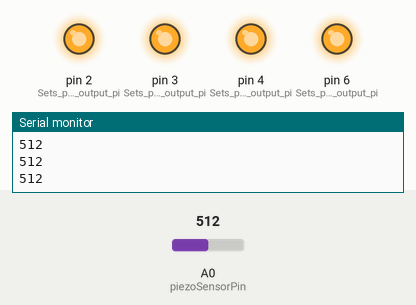
Simulated run of this sketch. Board: Arduino Uno, built with avr-gcc and run on an emulated ATmega328P. Shown: output pins drawn as LEDs (lit = HIGH), the last lines printed to the serial monitor. The inputs (shaded band) are chosen by the test bench; at power-on: A0 (piezoSensorPin) = 512.

Above: at 1.2 s.
1.3 s: A0 (piezoSensorPin) set to 482
At 1.8 s:
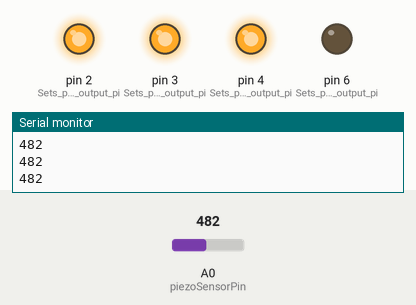
2.8 s: A0 (piezoSensorPin) set to 307
4.3 s: A0 (piezoSensorPin) set to 290
At 5.3 s:
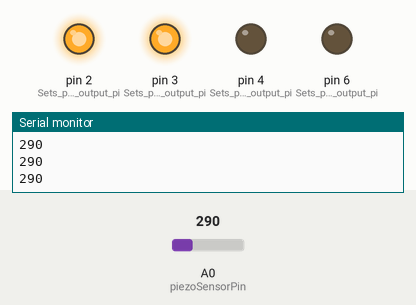
5.8 s: A0 (piezoSensorPin) set to 209
7.3 s: A0 (piezoSensorPin) set to 185
At 7.6 s:
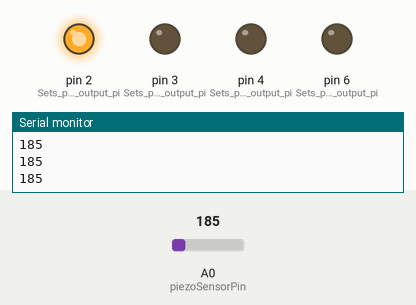
8.8 s: A0 (piezoSensorPin) set to 306
At 10.1 s:
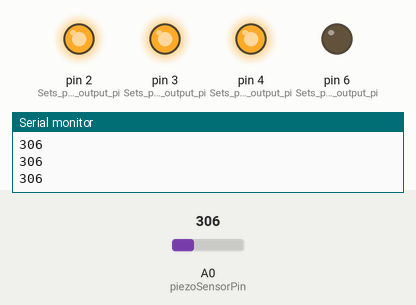
Timing chart, 0 to 11.3 s (numbered marks = the images above; inputs shaded):
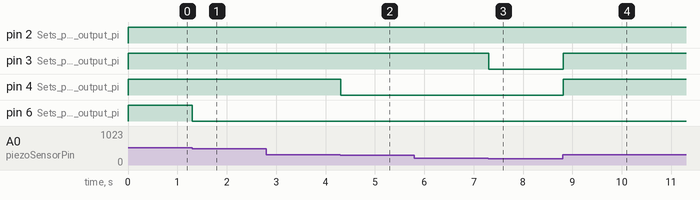

The sketch:

Headlight_Systems_-_Proof_of_Concept.ino
```cpp
//CS - Headlight System Proof-of-Concept
//Victoria Rea Vastis

//Variables:
//These constants won't change!

const int piezoSensorPin = A0; //Defines A0 as the input pin for the piezo electri sensor

void setup() {
  // put your setup code here, to run once:
  Serial.begin(9600); //Serial.begin - opens up a connection between the computer and arduino
                     //Allows me to see the analog inputs from the sensor
                     //9600 is the speed in bits/s

  pinMode(2, OUTPUT); //Sets pin 2 as a output pin
  pinMode(3, OUTPUT); //Sets pin 3 as a output pin
  pinMode(4, OUTPUT); //Sets pin 4 as a output pin
  pinMode(6, OUTPUT); //Sets pin 6 as a output pin

}

void loop() {
  // put your main code here, to run repeatedly:
  int piezoVoltage = analogRead(piezoSensorPin); //Reads analog values from piezo sensor pin
  Serial.println(piezoVoltage); //prints analog signal to serial monitor

// ON/OFF VARIANT
// If the piezo sensor generates a voltage --> Turn LEDs on
  // if (piezoVoltage > 200) {
  //   digitalWrite(2,HIGH);
  //   digitalWrite(3,HIGH);
  //   digitalWrite(4,HIGH);
  //   digitalWrite(6,LOW);
  // }

  // else {
  //   digitalWrite(2,LOW);
  //   digitalWrite(3,LOW);
  //   digitalWrite(4,LOW);
  //   digitalWrite(6,HIGH); //Indicates no voltage change has been detected
  // }
// MORE VOLTAGE = MORE LIGHTS VARIANTS
// The more voltage the piezo sensor generates, the more LEDs turn on
  for (int a = 1; a <= 5; a++) {
    if (piezoVoltage > a * 100) {
      digitalWrite(a + 1, HIGH);
    } else {
      digitalWrite(a + 1, LOW);
    }
  }
}
```

Measured:
- the behaviour switches between 501 and 500 on A0 (piezoSensorPin) (found by bisection; images 0 and 1)
- the behaviour switches between 301 and 300 on A0 (piezoSensorPin) (found by bisection; images 1 and 2)
- the behaviour switches between 201 and 200 on A0 (piezoSensorPin) (found by bisection; images 2 and 3)
- after the input at 1.3 s, pin 6 (Sets_pin_6_as_a_output_pi): HIGH → LOW at once
- after the input at 4.3 s, pin 4 (Sets_pin_4_as_a_output_pi): HIGH → LOW at once
- after the input at 7.3 s, pin 3 (Sets_pin_3_as_a_output_pi): HIGH → LOW at once
- after the input at 8.8 s, pin 3 (Sets_pin_3_as_a_output_pi), pin 4 (Sets_pin_4_as_a_output_pi): LOW → HIGH at once
